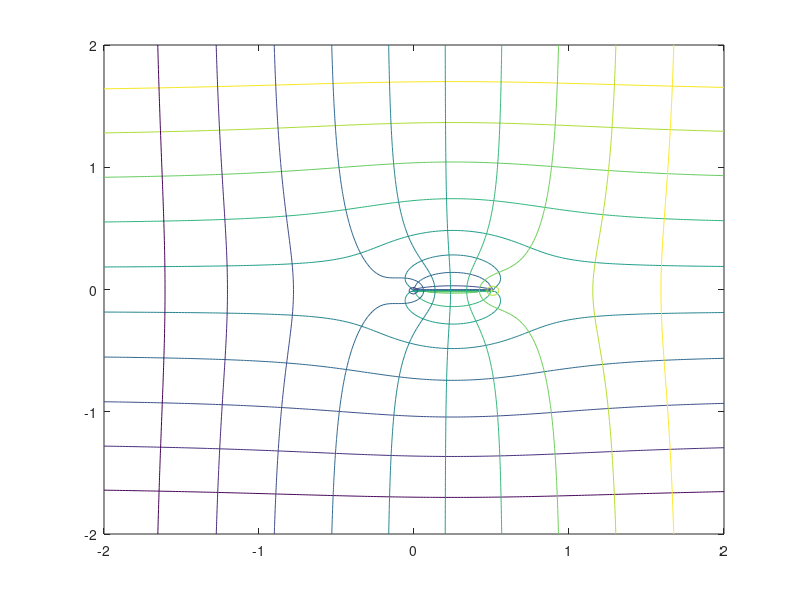

The MATLAB source for this figure:
%
%   Karman's line of sources/sinks in uniform stream example: The 
% Rankine oval by D. T. Valentine a draft code written Spring 2010
% reviewed in the Summer of 2016.
%
clear;clc
sig = 2; V=1;
x = -2:.02:2; 
y = -2:.02:2;
for m = 1:length(x)
    for n = 1:length(y)
        xx(m,n) = x(m); yy(m,n) = y(n);
        phis(m,n) = V * x(m) + (sig/4/pi) * log(x(m)^2+(y(n)+.01)^2)...
            - (sig/4/pi) * log((x(m)-.501)^2+(y(n)+.01)^2);
        psis(m,n) = V * y(n) + (sig/2/pi) * atan2(y(n),x(m)) ...
            - (sig/2/pi) * atan2(y(n),(x(m)-.501));
    end
end
contour(xx,yy,psis),hold on,contour(xx,yy,phis)
